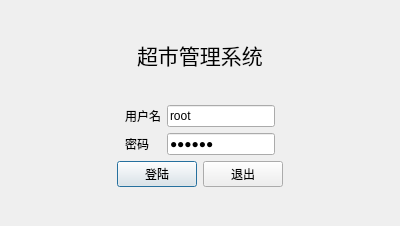
<?xml version="1.0" encoding="UTF-8"?>
<ui version="4.0">
 <class>UserPassWordDlg</class>
 <widget class="QDialog" name="UserPassWordDlg">
  <property name="geometry">
   <rect>
    <x>0</x>
    <y>0</y>
    <width>400</width>
    <height>226</height>
   </rect>
  </property>
  <property name="windowTitle">
   <string>登陆界面</string>
  </property>
  <layout class="QVBoxLayout" name="verticalLayout">
   <item>
    <spacer name="verticalSpacer">
     <property name="orientation">
      <enum>Qt::Vertical</enum>
     </property>
     <property name="sizeHint" stdset="0">
      <size>
       <width>20</width>
       <height>24</height>
      </size>
     </property>
    </spacer>
   </item>
   <item>
    <layout class="QHBoxLayout" name="horizontalLayout">
     <item>
      <spacer name="horizontalSpacer">
       <property name="orientation">
        <enum>Qt::Horizontal</enum>
       </property>
       <property name="sizeHint" stdset="0">
        <size>
         <width>40</width>
         <height>20</height>
        </size>
       </property>
      </spacer>
     </item>
     <item>
      <widget class="QLabel" name="label_3">
       <property name="font">
        <font>
         <pointsize>16</pointsize>
        </font>
       </property>
       <property name="text">
        <string>超市管理系统</string>
       </property>
      </widget>
     </item>
     <item>
      <spacer name="horizontalSpacer_2">
       <property name="orientation">
        <enum>Qt::Horizontal</enum>
       </property>
       <property name="sizeHint" stdset="0">
        <size>
         <width>40</width>
         <height>20</height>
        </size>
       </property>
      </spacer>
     </item>
    </layout>
   </item>
   <item>
    <spacer name="verticalSpacer_2">
     <property name="orientation">
      <enum>Qt::Vertical</enum>
     </property>
     <property name="sizeHint" stdset="0">
      <size>
       <width>20</width>
       <height>23</height>
      </size>
     </property>
    </spacer>
   </item>
   <item>
    <layout class="QHBoxLayout" name="horizontalLayout_2">
     <item>
      <spacer name="horizontalSpacer_3">
       <property name="orientation">
        <enum>Qt::Horizontal</enum>
       </property>
       <property name="sizeHint" stdset="0">
        <size>
         <width>13</width>
         <height>20</height>
        </size>
       </property>
      </spacer>
     </item>
     <item>
      <layout class="QGridLayout" name="gridLayout">
       <item row="0" column="0">
        <widget class="QLabel" name="label">
         <property name="text">
          <string>用户名</string>
         </property>
        </widget>
       </item>
       <item row="0" column="1">
        <widget class="QLineEdit" name="lineEditUser">
         <property name="text">
          <string>root</string>
         </property>
        </widget>
       </item>
       <item row="1" column="0">
        <widget class="QLabel" name="label_2">
         <property name="text">
          <string>密码</string>
         </property>
        </widget>
       </item>
       <item row="1" column="1">
        <widget class="QLineEdit" name="lineEditPassword">
         <property name="text">
          <string>123456</string>
         </property>
         <property name="echoMode">
          <enum>QLineEdit::Password</enum>
         </property>
        </widget>
       </item>
      </layout>
     </item>
     <item>
      <spacer name="horizontalSpacer_5">
       <property name="orientation">
        <enum>Qt::Horizontal</enum>
       </property>
       <property name="sizeHint" stdset="0">
        <size>
         <width>13</width>
         <height>20</height>
        </size>
       </property>
      </spacer>
     </item>
    </layout>
   </item>
   <item>
    <layout class="QHBoxLayout" name="horizontalLayout_4">
     <item>
      <spacer name="horizontalSpacer_7">
       <property name="orientation">
        <enum>Qt::Horizontal</enum>
       </property>
       <property name="sizeHint" stdset="0">
        <size>
         <width>40</width>
         <height>20</height>
        </size>
       </property>
      </spacer>
     </item>
     <item>
      <widget class="QPushButton" name="pushButtonLogin">
       <property name="text">
        <string>登陆</string>
       </property>
      </widget>
     </item>
     <item>
      <widget class="QPushButton" name="pushButtonExit">
       <property name="text">
        <string>退出</string>
       </property>
      </widget>
     </item>
     <item>
      <spacer name="horizontalSpacer_8">
       <property name="orientation">
        <enum>Qt::Horizontal</enum>
       </property>
       <property name="sizeHint" stdset="0">
        <size>
         <width>40</width>
         <height>20</height>
        </size>
       </property>
      </spacer>
     </item>
    </layout>
   </item>
   <item>
    <spacer name="verticalSpacer_3">
     <property name="orientation">
      <enum>Qt::Vertical</enum>
     </property>
     <property name="sizeHint" stdset="0">
      <size>
       <width>20</width>
       <height>24</height>
      </size>
     </property>
    </spacer>
   </item>
  </layout>
 </widget>
 <resources/>
 <connections/>
</ui>
